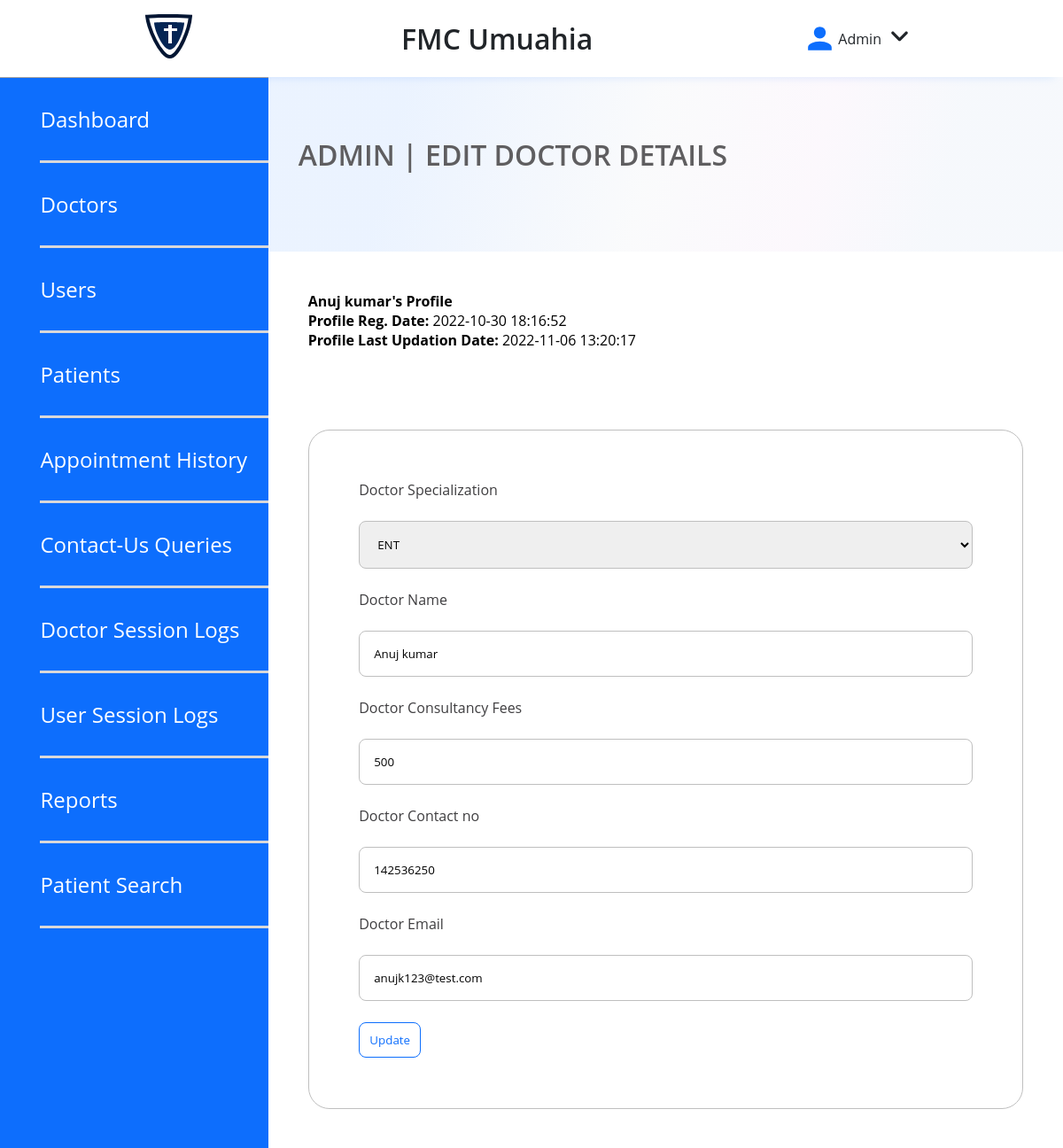
/pages/admin/edit-doctor.php?id=1 (signed in), run on the app's committed database.
### tables this page shows
CREATE TABLE `doctors` (
  `id` int(11) NOT NULL,
  `specilization` varchar(255) DEFAULT NULL,
  `doctorName` varchar(255) DEFAULT NULL,
  `address` longtext DEFAULT NULL,
  `docFees` varchar(255) DEFAULT NULL,
  `contactno` bigint(11) DEFAULT NULL,
  `docEmail` varchar(255) DEFAULT NULL,
  `password` varchar(255) DEFAULT NULL,
  `creationDate` timestamp NULL DEFAULT current_timestamp(),
  `updationDate` timestamp NULL DEFAULT NULL ON UPDATE current_timestamp()
);

### pages/admin/edit-doctor.php (the view, shortened to what this page needs)
<?php
include('include/config.php');
if(strlen($_SESSION['id']==0)) {
 header('location:logout.php');
  } else{
$did=intval($_GET['id']);
?>
<!DOCTYPE html>
<html lang="en">
	<head>
	<link rel="stylesheet" type="text/css" href="../../styles/style.css">
	</head>
	<body>
	<header>
		<div class="NavigationDash">
			<div style="display: flex; flex-direction: row; gap: 20px; align-items: center;">
				<a class="logonav" href="dashboard.php">
					<img src="../../images/logo.svg">
				</a>
			</div>
			<p class="DashTag">FMC Umuahia</p>
			<div class="userNav">
				<img src="../../images/usericon.svg">
				<p>Admin</p>
				<div class="dropdown">
					<img src="../../images/downicon.svg" class="dropbtn">
				</div>
			</div>
		</div>
	</header>
	<section class="DashboardContainer">
	<aside class="PatientAside">
		<div>
			<a href="dashboard.php">Dashboard</a>
			<a href="doctors.php">Doctors</a>
			<a href="manage-users.php">Users</a>
			<a href="manage-patient.php">Patients</a>
			<a href="appointment-history.php">Appointment History</a>
			<a href="contactus-queries.php">Contact-Us Queries</a>
			<a href="doctor-logs.php">Doctor Session Logs</a>
			<a href="user-logs.php">User Session Logs</a>
			<a href="between-dates-reports.php">Reports</a>
			<a href="patient-search.php">Patient Search</a>
		</div>
	</aside>
	<main class="DashboardMain">
		<h1>ADMIN | EDIT DOCTOR DETAILS</h1>
		<article>
			<?php $sql=mysqli_query($con,"select * from doctors where id='$did'");
			while($data=mysqli_fetch_array($sql))
				{
				?>
				<h4><?php echo htmlentities($data['doctorName']);?>'s Profile</h4>
				<p><b>Profile Reg. Date: </b><?php echo htmlentities($data['creationDate']);?></p>
				<?php if($data['updationDate']){?>
					<p><b>Profile Last Updation Date: </b><?php echo htmlentities($data['updationDate']);?></p>
				<?php } ?>
		</article>
		<section>
			<fieldset class="DashboardMain-fieldset" style="width: 100%; border-radius: 20px; border: 1px solid #BFBFBF; border-radius: 24px; padding: 7%;">
				<form class="SignupForm" role="form" name="adddoc" method="post" onSubmit="return valid();">
					<label for="DoctorSpecialization">Doctor Specialization</label>
					<select name="Doctorspecialization" required="required" class="options">
						<option value="<?php echo htmlentities($data['specilization']);?>">
							<?php echo htmlentities($data['specilization']);?></option>
					</select>
					<label for="doctorname">Doctor Name</label>
					<input type="text" name="docname" value="<?php echo htmlentities($data['doctorName']);?>" >
					<label for="fess">Doctor Consultancy Fees</label>
					<input type="text" name="docfees" required="required"  value="<?php echo htmlentities($data['docFees']);?>" >
					<label for="fess">Doctor Contact no</label>
					<input type="text" name="doccontact" required="required"  value="<?php echo htmlentities($data['contactno']);?>">
					<label for="fess">Doctor Email</label>
					<input type="email" name="docemail"  readonly="readonly"  value="<?php echo htmlentities($data['docEmail']);?>"><?php } ?>
					<button type="submit" id="submit" name="submit" class="updatebtn">Update</button>
				</form>
			</fieldset>
		</section>
	</body>
</html>
<?php } ?>

### styles/style.css (style rules this page uses)
*, *:before, *:after { box-sizing: border-box; list-style: none; text-decoration: none; margin: 0; padding: 0; font-family: var(--font-family-base); }
html { scroll-behavior: smooth; }
:root { --color-primary: #0D6EFD; --color-black: #212529; --color-white: #ffffff; --color-secondary: #992EDA; --text-color: var(--color-black); --color-background: #FCFCFC; --font-family-base: "Open Sans", "Helvetica Neue", Helvetica, Arial, sans-serif; --font-size-small: 14px; --font-size-medium: 16px; --font-size-large: 24px; --font-size-x-large: 32px; --font-size-xx-large: 56px; --font-weight-regular: 400; --font-weight-semibold: 600; --font-weight-bold: 700; }
.SignupForm { display: flex; flex-direction: column; gap: 24px; }
.SignupForm label { color: #3F3E40; font-weight: var(--font-weight-regular); font-size: var(--font-size-medium); }
.SignupForm input { padding: 16px; border: 1px solid #BFBFBF; border-radius: 8px; }
.SignupForm input::placeholder { color: #7F7E80; }
.NavigationDash { display: flex; flex-direction: row; justify-content: space-evenly; align-items: center; padding: 16px 0px; gap: 6%; box-shadow: 0px 10px 10px -10px rgba(13, 110, 253, 0.14); }
.DashTag { font-weight: var(--font-weight-semibold); font-size: var(--font-size-x-large); color: var(--color-black); }
.userNav { display: flex; flex-direction: row; align-items: center; justify-content: center; color: var(--color-black); }
.dropdown { position: relative; display: inline-block; }
.dropbtn { cursor: pointer; }
.DashboardContainer { display: flex; flex-direction: row; min-height: 700px; }
.PatientAside { background-color: var(--color-primary); border-top: 1px solid #9F9FA0; width: 324px !important; }
.PatientAside div { display: flex; flex-direction: column; margin-left: 15%; padding-bottom: 90%; }
.PatientAside a { padding: 30px 0px; border-bottom: 3px solid #D9D8D9; font-weight: var(--font-weight-regular); font-size: 24px; color: var(--color-white); }
.DashboardMain { padding-top: 56px; background: linear-gradient(104.54deg, rgba(13, 110, 253, 0.0826) 13.27%, rgba(199, 207, 219, 0.091) 37.29%, rgba(196, 118, 208, 0.0504) 53.16%, rgba(92, 136, 202, 0.0534391) 65.46%); width: 80%; }
.DashboardMain h1 { padding: 10px; margin-left: 24px; margin-bottom: 78px; color: #5F5E60; font-size: var(--font-size-x-large); font-weight: var(--font-weight-semibold); }
.DashboardMain article { background-color: var(--color-white); padding: 5%; }
.DashboardMain section { background-color: var(--color-white); padding: 5%; display: flex; flex-direction: row; gap: 38px; }
.options { padding: 16px; border: 1px solid #BFBFBF; border-radius: 8px; width: 100%; cursor: pointer; }
.updatebtn { color: var(--color-primary); border: 1px solid var(--color-primary); border-radius: 8px; padding: 10px 10px; background-color: transparent; width: 70px; }
.table, { font-size: 12pcx; gap: 10px; }
.PatientAside div { display: flex; flex-direction: column; margin-left: 15%; padding-bottom: 1%; }

### data on the page
doctors: doctorName "Anuj kumar", creationDate "2022-10-30 18:16:52", updationDate "2022-11-06 13:20:17", Doctorspecialization "ENT", docname "Anuj kumar", docfees "500", doccontact "142536250", docemail "anujk123@test.com"
